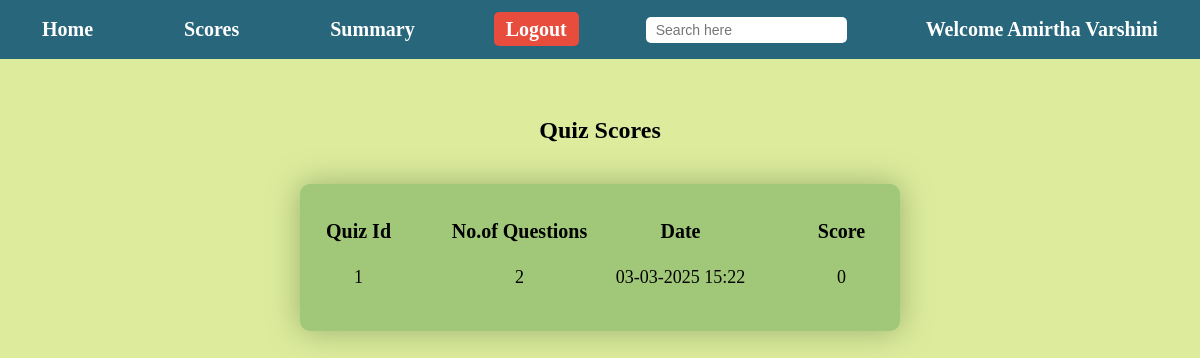
The app's page /scores (signed in), older data.
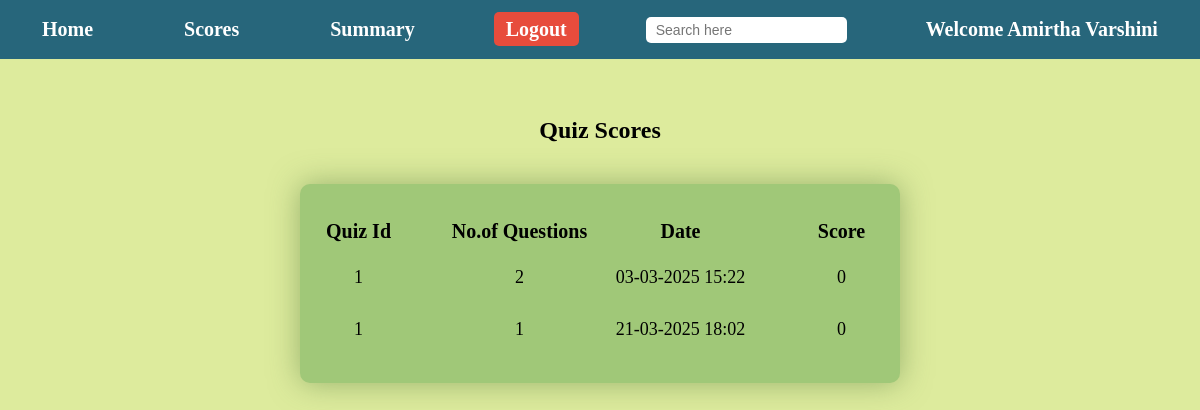
The same page, newer data.
### models.py (models this page shows)
class Scores(data.Model):
    __tablename__="score"
    score_id=data.Column(data.Integer,primary_key=True)
    quiz_score_id=data.Column(data.Integer,data.ForeignKey('quizzes.quiz_id'),nullable=False)
    user_score_id=data.Column(data.Integer,data.ForeignKey('user.id'),nullable=False)
    score_time_stamp=data.Column(data.DateTime,nullable=False)
    score_total=data.Column(data.Integer,nullable=False)
    No_of_question=data.Column(data.Integer,nullable=False)

### app.py (the view)
@application.route('/scores',methods=['GET','POST'])
def scores():
    if 'name' not in session:
        flash('Please Login','error')
        return redirect(url_for('Login'))
    user_id=session['user']
    scores=Scores.query.filter_by(user_score_id=user_id).all()
    return render_template('user_scores.html',scores=scores,request_path=request.path)

### templates/user_scores.html (shortened to what this page needs)
{% extends 'index.html' %}
{% block navbar %}
{% include 'user-navbar.html' %}
{% endblock %}
{% block content %}
<center>
    <h2> Quiz Scores</h2>
    <table id="user-table-score">
            <tr>
            <th>Quiz Id</th>
            <th>No.of Questions</th>
            <th>Date</th>
            <th>Score</th>
            </tr>
            {% for  score in  scores %}
            <tr>
            <td>{{ score.quiz_score_id }}</td>
            <td>{{score.No_of_question}}</td>
            <td>{{score.score_time_stamp.strftime('%d-%m-%Y %H:%M')}}</td>
            <td>{{score.score_total}}</td>
            </tr>
            {% endfor %}
    </table>
</center>
{% endblock %}

Row changes from the older to the newer data that the page shows:
added Scores: quiz_score_id "1", No_of_question "1", score_time_stamp "21-03-2025 18:02", score_total "0"
